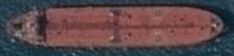
%> input picture 特定船只匹配/角点检测/1.JPG, 234 x 56 px
$ octave harris.m   (GNU Octave 9; MATLAB toolbox functions it lacks are replaced by stand-ins)
%> lines starting %> are read from the running program, lines starting %| are printed output that depends on the picture

img=imread('1.JPG');
%> img is the input picture: size 56x234x3 uint8; mean R, G, B 89.6, 70.6, 74.1
imshow(img);
img = rgb2gray(img);
%> img: size 56x234 uint8
img =double(img);
%> img: size 56x234 double
[m, n]=size(img);
%> m = 56; n = 234

tmp=zeros(m+2,n+2);
tmp(2:m+1,2:n+1)=img;
Ix=zeros(m+2,n+2);
Iy=zeros(m+2,n+2);

E=zeros(m+2,n+2);

Ix(:,2:n)=tmp(:,3:n+1)-tmp(:,1:n-1);
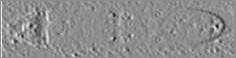
%> Ix: size 58x236 double; min -86, max 69, mean 0.2; drawn with min black and max white
Iy(2:m,:)=tmp(3:m+1,:)-tmp(1:m-1,:);
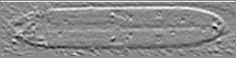
%> Iy: size 58x236 double; min -86, max 73, mean 0.8; drawn with min black and max white

Ix2=Ix(2:m+1,2:n+1).^2;
Iy2=Iy(2:m+1,2:n+1).^2;
Ixy=Ix(2:m+1,2:n+1).*Iy(2:m+1,2:n+1);

h=fspecial('gaussian',[5 5],2);
Ix2=filter2(h,Ix2);
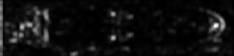
%> Ix2: size 56x234 double; min 1.4, max 1894, mean 121; drawn with min black and max white
Iy2=filter2(h,Iy2);
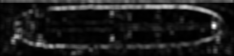
%> Iy2: size 56x234 double; min 1.12, max 2428.4, mean 290.1; drawn with min black and max white
Ixy=filter2(h,Ixy);
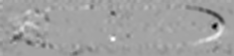
%> Ixy: size 56x234 double; min -1297.9, max 724.1, mean -18.3; drawn with min black and max white

Rmax=0;
R=zeros(m,n);
for i=1:m
    for j=1:n
        M=[Ix2(i,j) Ixy(i,j);Ixy(i,j) Iy2(i,j)];
        R(i,j)=det(M)-0.06*(trace(M))^2;

        if R(i,j)>Rmax
            Rmax=R(i,j);
        end
    end
end
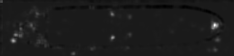
%> R: size 56x234 double; min -185613.8, max 1593339.9, mean 11417.3; drawn with min black and max white
%> after the loop, Rmax = 1593339.9
re=zeros(m+2,n+2);

tmp(2:m+1,2:n+1)=R;
img_re=zeros(m+2,n+2);
img_re(2:m+1,2:n+1)=img;
for i=2:m+1
    for j=2:n+1

        if tmp(i,j)>0.02*Rmax &&...
           tmp(i,j)>tmp(i-1,j-1) && tmp(i,j)>tmp(i-1,j) && tmp(i,j)>tmp(i-1,j+1) &&...
           tmp(i,j)>tmp(i,j-1) && tmp(i,j)>tmp(i,j+1) &&...
           tmp(i,j)>tmp(i+1,j-1) && tmp(i,j)>tmp(i+1,j) && tmp(i,j)>tmp(i+1,j+1)
                img_re(i,j)=255;
        end
    end
end
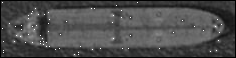
%> img_re: size 58x236 double; min 0, max 255, mean 74.4

img_re=mat2gray(img_re(2:m+1,2:n+1));
%> img_re: size 56x234 double
figure,imshow(img_re);
